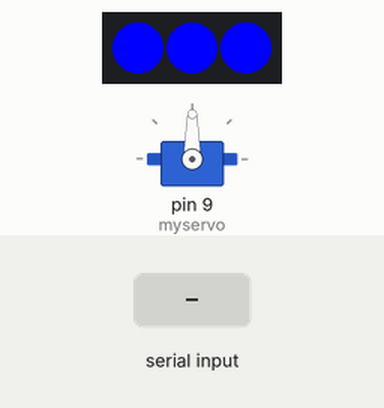
Bench run of a sketch on a simulated Arduino Uno, built with avr-gcc and run on an emulated ATmega328P. Shown: 3 RGB LEDs in strip order, left to right, servo. Inputs (shaded band) come from the test bench.

Above: at 1.2 s.
1.3 s: "l" received over Serial
At 2.3 s:
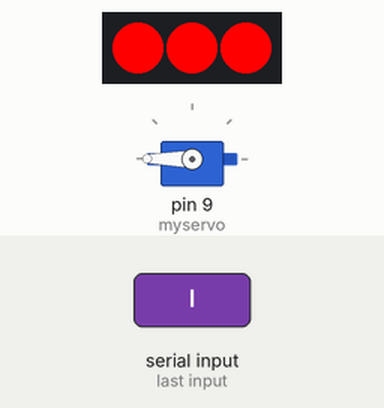
2.8 s: "l" received over Serial
At 3.4 s:
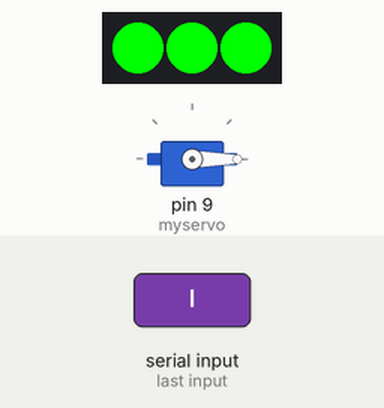
Timing chart, 0 to 5.8 s (numbered marks = the images above; inputs shaded):
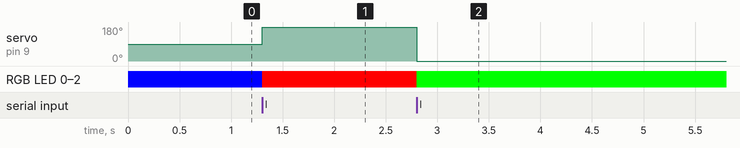

Measured:
- after the input at 1.3 s, servo on pin 9 (myservo): 90° → 180° at once; RGB LED 0–2: RGB(0, 0, 255) → RGB(255, 0, 0) at once
- after the input at 2.8 s, servo on pin 9 (myservo): 180° → 0° at once; RGB LED 0–2: RGB(255, 0, 0) → RGB(0, 255, 0) at once

The sketch:

Servo.ino
```cpp
#include <Servo.h>
#include <Adafruit_NeoPixel.h>


#define STARTUP_PIN 4
#define STARTUP_PIXELS 3

Servo myservo;

// 3 LEDs to indicate startup status. Only used during setup()
Adafruit_NeoPixel startup = Adafruit_NeoPixel(STARTUP_PIXELS, STARTUP_PIN, NEO_GRB + NEO_KHZ800);

int brightness;
int red;
int green;
int blue;

void setup() {

  startup.begin();
  startup.show();

  //startup.setPixelColor(0, 255, 0, 0);
  //startup.show();

  myservo.attach(9);
 // myservo.write(0);

//  startup.setPixelColor(1, 255, 0, 0);
//  startup.show();

  Serial.begin(9600);
  while (!Serial);

  // Wait to receive from bluetooth indicating connected, blink red to indicate waiting
//  bool toggledOn = false;
//
//  while (true) {
//    if (Serial.available() > 0)
//    {
//      Serial.read(); // Clear buffer
//      break;
//    }
//
//    if (toggledOn)
//    {
//      startup.setPixelColor(2, 0, 0, 0); // Turn LED off
//    } else
//    {
//      startup.setPixelColor(2, 255, 0, 0); // Turn LED red
//    }
//    startup.show();
//
//    toggledOn = !toggledOn;
//    delay(250);
//
//  }

  for (int i = 0; i < STARTUP_PIXELS; i++)
  {
    startup.setPixelColor(i, 0, 0, 255);
  }
  startup.show();


}

void loop() {
  if (Serial.available() > 0)
  {
    char cmd = Serial.read();
    if (cmd == 'l')
    {
      if (myservo.read() > 90)
      {
        myservo.write(0);
        for (int i = 0; i < STARTUP_PIXELS; i++)
        {
          startup.setPixelColor(i, 0, 255, 0);
        }
        startup.show();
      }
      else if (myservo.read() <= 90)
      {
        myservo.write(180);
        for (int i = 0; i < STARTUP_PIXELS; i++)
        {
          startup.setPixelColor(i, 255, 0, 0);
        }
        startup.show();
      }

      Serial.read(); // Clear the buffer
    }

  }
}
```
